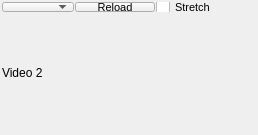
             <widget class="QWidget" name="widget_5" native="true">
              <layout class="QVBoxLayout" name="verticalLayout_17">
               <property name="spacing">
                <number>1</number>
               </property>
               <property name="leftMargin">
                <number>2</number>
               </property>
               <property name="topMargin">
                <number>2</number>
               </property>
               <property name="rightMargin">
                <number>2</number>
               </property>
               <property name="bottomMargin">
                <number>2</number>
               </property>
               <item>
                <layout class="QHBoxLayout" name="horizontalLayout_30">
                 <item>
                  <widget class="QComboBox" name="video_menu_2">
                   <property name="sizePolicy">
                    <sizepolicy hsizetype="Preferred" vsizetype="Maximum">
                     <horstretch>0</horstretch>
                     <verstretch>0</verstretch>
                    </sizepolicy>
                   </property>
                   <property name="maximumSize">
                    <size>
                     <width>16777215</width>
                     <height>10</height>
                    </size>
                   </property>
                   <property name="font">
                    <font>
                     <pointsize>8</pointsize>
                    </font>
                   </property>
                  </widget>
                 </item>
                 <item>
                  <widget class="QPushButton" name="video_reload_2">
                   <property name="sizePolicy">
                    <sizepolicy hsizetype="Minimum" vsizetype="Maximum">
                     <horstretch>0</horstretch>
                     <verstretch>0</verstretch>
                    </sizepolicy>
                   </property>
                   <property name="maximumSize">
                    <size>
                     <width>16777215</width>
                     <height>10</height>
                    </size>
                   </property>
                   <property name="font">
                    <font>
                     <pointsize>8</pointsize>
                    </font>
                   </property>
                   <property name="text">
                    <string>Reload</string>
                   </property>
                  </widget>
                 </item>
                 <item>
                  <widget class="QCheckBox" name="video_stretch_2">
                   <property name="sizePolicy">
                    <sizepolicy hsizetype="Minimum" vsizetype="Maximum">
                     <horstretch>0</horstretch>
                     <verstretch>0</verstretch>
                    </sizepolicy>
                   </property>
                   <property name="maximumSize">
                    <size>
                     <width>16777215</width>
                     <height>10</height>
                    </size>
                   </property>
                   <property name="font">
                    <font>
                     <pointsize>8</pointsize>
                    </font>
                   </property>
                   <property name="text">
                    <string>Stretch</string>
                   </property>
                  </widget>
                 </item>
                 <item>
                  <spacer name="horizontalSpacer_8">
                   <property name="orientation">
                    <enum>Qt::Horizontal</enum>
                   </property>
                   <property name="sizeHint" stdset="0">
                    <size>
                     <width>40</width>
                     <height>8</height>
                    </size>
                   </property>
                  </spacer>
                 </item>
                </layout>
               </item>
               <item>
                <widget class="QLabel" name="video_stream_2">
                 <property name="sizePolicy">
                  <sizepolicy hsizetype="MinimumExpanding" vsizetype="MinimumExpanding">
                   <horstretch>0</horstretch>
                   <verstretch>0</verstretch>
                  </sizepolicy>
                 </property>
                 <property name="minimumSize">
                  <size>
                   <width>160</width>
                   <height>120</height>
                  </size>
                 </property>
                 <property name="text">
                  <string>Video 2</string>
                 </property>
                </widget>
               </item>
              </layout>
             </widget>
